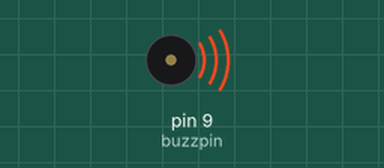
Simulated run of this sketch. Board: Arduino Uno, built with avr-gcc and run on an emulated ATmega328P. Shown: buzzer (waves = sounding).

Above: at 0.05 s.
Timing chart, 0 to 3.0 s (numbered marks = the images above):
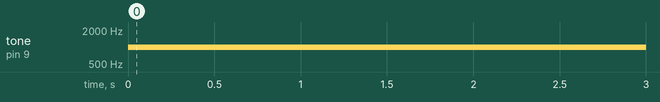

Measured:
- by itself, tone on pin 9 (buzzpin): silent → 1000 Hz at 0.00 s

The sketch:

Task_1.2.1.ino
```cpp
const int buzzpin = 9;
void setup() {
  pinMode(buzzpin, INPUT);
}

void loop() {
  tone(buzzpin, 1000);
  delay(1000);
  noTone(buzzpin);
}
```
